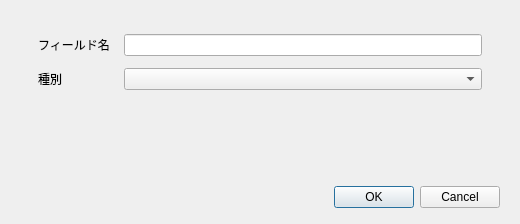
<?xml version="1.0" encoding="UTF-8"?>
<ui version="4.0">
 <class>FieldDialogForm</class>
 <widget class="QDialog" name="FieldDialogForm">
  <property name="geometry"><rect><x>0</x><y>0</y><width>520</width><height>224</height></rect></property>
  <property name="minimumSize"><size><width>520</width><height>224</height></size></property>
  <property name="maximumSize"><size><width>520</width><height>224</height></size></property>
  <property name="windowTitle"><string>フィールド編集</string></property>
  <layout class="QVBoxLayout" name="rootLayout">
   <property name="leftMargin"><number>20</number></property><property name="topMargin"><number>18</number></property>
   <property name="rightMargin"><number>20</number></property><property name="bottomMargin"><number>16</number></property>
   <property name="spacing"><number>14</number></property>
   <item><widget class="QFrame" name="fieldCard"><property name="card" stdset="0"><bool>true</bool></property><layout class="QFormLayout" name="formLayout"><property name="labelAlignment"><set>Qt::AlignLeading|Qt::AlignLeft|Qt::AlignVCenter</set></property>
    <property name="leftMargin"><number>18</number></property><property name="topMargin"><number>16</number></property>
    <property name="rightMargin"><number>18</number></property><property name="bottomMargin"><number>16</number></property>
    <property name="horizontalSpacing"><number>14</number></property><property name="verticalSpacing"><number>12</number></property>
    <item row="0" column="0"><widget class="QLabel" name="nameLabel"><property name="text"><string>フィールド名</string></property></widget></item>
    <item row="0" column="1"><widget class="QLineEdit" name="nameEdit"/></item>
    <item row="1" column="0"><widget class="QLabel" name="typeLabel"><property name="text"><string>種別</string></property></widget></item>
    <item row="1" column="1"><widget class="QComboBox" name="typeCombo"/></item>
   </layout></widget></item>
   <item><widget class="QDialogButtonBox" name="buttonBox"><property name="standardButtons"><set>QDialogButtonBox::Cancel|QDialogButtonBox::Ok</set></property></widget></item>
  </layout>
 </widget>
 <resources/><connections/>
</ui>
